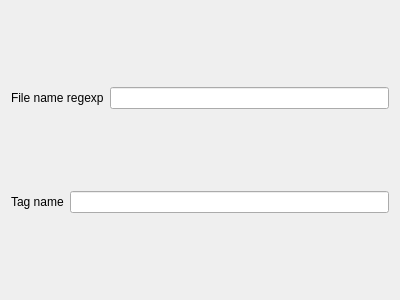
<?xml version="1.0" encoding="UTF-8"?>
<ui version="4.0">
 <class>Form</class>
 <widget class="QWidget" name="Form">
  <property name="geometry">
   <rect>
    <x>0</x>
    <y>0</y>
    <width>400</width>
    <height>300</height>
   </rect>
  </property>
  <property name="windowTitle">
   <string>Form</string>
  </property>
  <layout class="QVBoxLayout" name="verticalLayout">
   <item>
    <layout class="QHBoxLayout" name="horizontalLayout">
     <item>
      <widget class="QLabel" name="label">
       <property name="text">
        <string>File name regexp</string>
       </property>
      </widget>
     </item>
     <item>
      <widget class="QLineEdit" name="regexpLineEdit"/>
     </item>
    </layout>
   </item>
   <item>
    <layout class="QHBoxLayout" name="horizontalLayout_2">
     <item>
      <widget class="QLabel" name="label_2">
       <property name="text">
        <string>Tag name</string>
       </property>
      </widget>
     </item>
     <item>
      <widget class="QLineEdit" name="tagLineEdit"/>
     </item>
    </layout>
   </item>
  </layout>
 </widget>
 <resources/>
 <connections/>
</ui>
